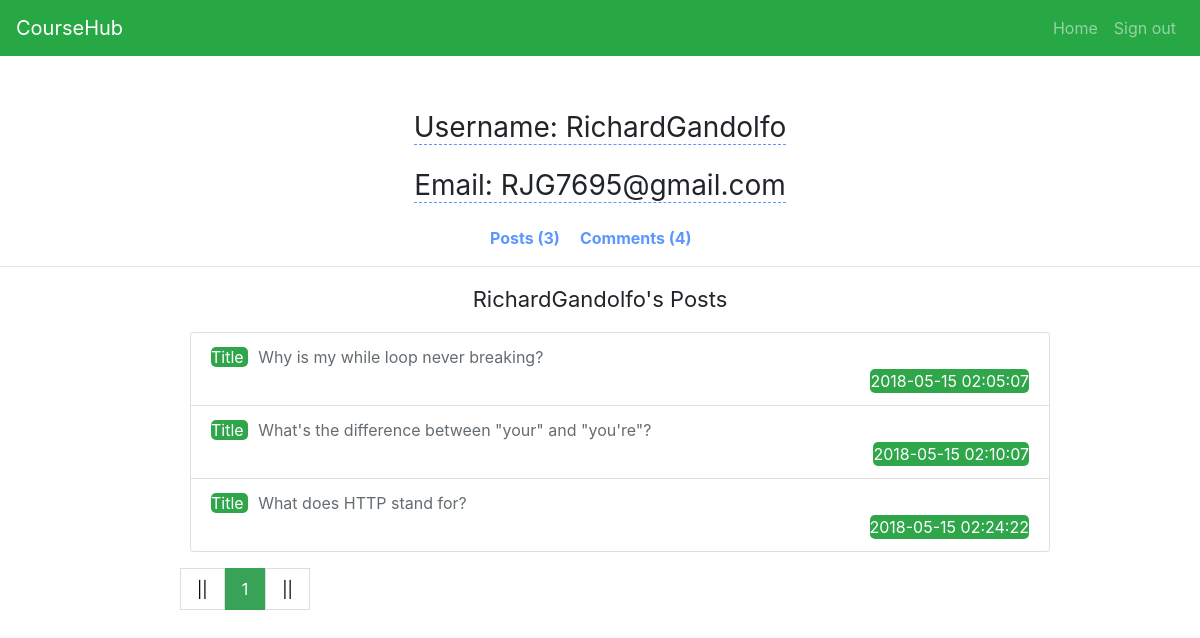
Page /usercenter/RichardGandolfo/post (signed in) on the committed database.
### coursehubapp.py (models this page shows)
class User(UserMixin, db.Model):
    __tablename__ = 'user'
    id = db.Column(db.Integer, primary_key=True)
    username = db.Column(db.String(15), unique=True, nullable=False)
    email = db.Column(db.String(50), unique=True, nullable=False)
    password = db.Column(db.String(80), nullable=False)
    post = db.relationship('Post', backref='user', lazy='dynamic')
    comment = db.relationship('Comment', backref='user', lazy='dynamic')
    courses = db.relationship('Course', secondary=students_courses, backref=db.backref('students'), lazy='dynamic')

class Post(db.Model):
    __tablename__ = 'post'
    __searchable__ = ['title']
    id = db.Column(db.Integer, primary_key=True)
    title = db.Column(db.String(100))
    description = db.Column(db.String())
    user_id = db.Column(db.Integer, db.ForeignKey('user.id'), nullable=False)
    course_id = db.Column(db.Integer, db.ForeignKey('course.id'), nullable=False)
    post_time = db.Column(db.DateTime, default=datetime.now)
    rating = db.Column(db.Integer)
    comment = db.relationship('Comment', backref='post', lazy='dynamic')

### coursehubapp.py (the view)
@app.route('/usercenter/<username>/<tag>')
@login_required
def usercenter(username, tag):
    user = User.query.filter(User.username == username).first()
    page = request.args.get(get_page_parameter(), type=int, default=1)
    pagination1 = user.post.paginate(page=page, per_page=10, error_out=False)
    pagination2 = user.comment.paginate(page=page, per_page=10, error_out=False)
    comments = pagination2.items
    posts = pagination1.items
    if tag == 'post':
        return render_template('usercenter1.html', user=user, pagination1=pagination1, posts=posts)
    else:
        return render_template('usercenter2.html', user=user, pagination2=pagination2, comments=comments)

### coursehubapp.py (called while the page is built)
@login_manager.user_loader
def load_user(user_id):
    return User.query.get(int(user_id))

### templates/usercenter1.html
{% extends 'usercenter.html' %}
{% block user %}
    <p style="font-size: 22px; text-align: center;">{{ user.username }}'s Posts</p>
    <div class="all-post"  style="margin:0 auto;width:900px;height:auto;">
              <ul class="note-list" >
                {% for post in posts %}
                    <li class="list-group-item">
                    <span style="border-radius: 5px; background: #30a64a; color: white; margin-right: 10px;" >  Title  </span>
                        <span>  <a style="color: #646c71;" href="{{ url_for('detail',post_id=post.id) }}"> {{ post.title }}</a></span>
                        <br>
                        <span style="float:right; border-radius:  5px; background: #30a64a; color: white;" >{{ post.post_time.strftime('%Y-%m-%d %H:%M:%S') }}</span>
                        <br>
                    </li>
                {% endfor %}
            </ul>
     </div>
      <div class="pagination-container">
    <ul class="pagination">
       {% if pagination1.has_prev %}
            <li><a href="{{url_for('usercenter',username=user.username,tag='post', page=pagination1.page-1)}}">«</a></li>
            {% else %}
            <li><a href="">||</a></li>
            {% endif %}
            {% for p in pagination1.iter_pages() %}
                {% if p %}
                    {% if p == pagination1.page %}
                <li ><a class="active" href="">{{p}}</a></li>
                {% else %}
                <li><a href="{{ url_for('usercenter',username=user.username,tag='post', page=p)}}">{{p}}</a></li>
                {% endif %}
                {% else %}
                <li><a href="">&hellip;</a></li>
                {% endif %}
            {% endfor %}
            {% if pagination1.has_next %}
                <li><a href="{{url_for('usercenter',username=user.username,tag='post',page=pagination1.page+1)}}">»</a></li>
            {% else %}
             <li><a href="">||</a></li>
            {% endif %}
    </ul>
      </div>
 {% endblock %}

### templates/usercenter.html (shortened to what this page needs)
<!DOCTYPE html>
<html lang="en">
<head>
 <link rel="stylesheet" href="https://maxcdn.bootstrapcdn.com/bootstrap/4.0.0/css/bootstrap.min.css">
 <link rel="stylesheet" type="text/css">
</head>
   <nav class="navbar navbar-expand-sm bg-success navbar-dark">
       <a class="navbar-brand" href="#">CourseHub</a>
           <ul class="navbar-nav ml-auto">
               <li class="nav-item">
                   <a class="nav-link" href="{{ url_for('userspage') }}"> Home</a>
               </li>
               <li class="nav-item">
                   <a class="nav-link" href="{{ url_for('logout') }}">Sign out</a>
               </li>
            </ul>
   </nav>
   <div class="user-info">
   <p><span style="border-bottom: dashed 1px #5c96ff; width: auto;">Username: {{ user.username }}</span></p>
   <p><span style="border-bottom: dashed 1px #5c96ff; width: auto;">Email: {{ user.email }}</span></p>
   </div>
<div class="header">
    <ul class="selection">
        <li> <a href="{{ url_for('usercenter',username=user.username,tag='post') }}">
          Posts ({{ user.post.count() }})</a> </li>
        <li><a href=" {{ url_for('usercenter',username=user.username,tag='comment')}}">
           Comments ({{ user.comment.count() }})</a> </li>
</ul>
</div>
<br> <hr>
{% block user %}{% endblock %}
</body>
</html>

### templates/usercenter.html (style rules this page uses)
.user-info { margin-top: 50px; }
.user-info p { text-align: center; height: auto; font-size: 28px; }
.header { margin-top: 20px; }
.selection { width: 300px; height: auto; margin:0 auto; }
.selection li { display: block; float: left; width: auto; text-align: center; margin-right: 20px; }
.selection a { width:auto; text-align: center; float: left; text-decoration: none; font-weight:bold; color: #5c96ff; }
.pagination { display: inline-block; padding: 0; margin: 0; }
.pagination li { display: inline; }
.pagination li a { color: black; float: left; padding: 8px 16px; text-decoration: none; transition: background-color .3s; border: 1px solid #ddd; }
.pagination li a.active { background-color: #38a356; color: white; border: 1px solid #38a356; }
.pagination-container { width: 70%; margin: 0 auto; }

### rows in the picture
User: username "RichardGandolfo", email "RJG7695@gmail.com"
Post: title "Why is my while loop never breaking?", post_time "2018-05-15 02:05:07"
Post: title "What's the difference between \"your\" and \"you're\"?", post_time "2018-05-15 02:10:07"
Post: title "What does HTTP stand for?", post_time "2018-05-15 02:24:22"

### other values in the picture
{{ user.post.count() }} "3"
{{ user.comment.count() }} "4"
{{ p }} "1"
